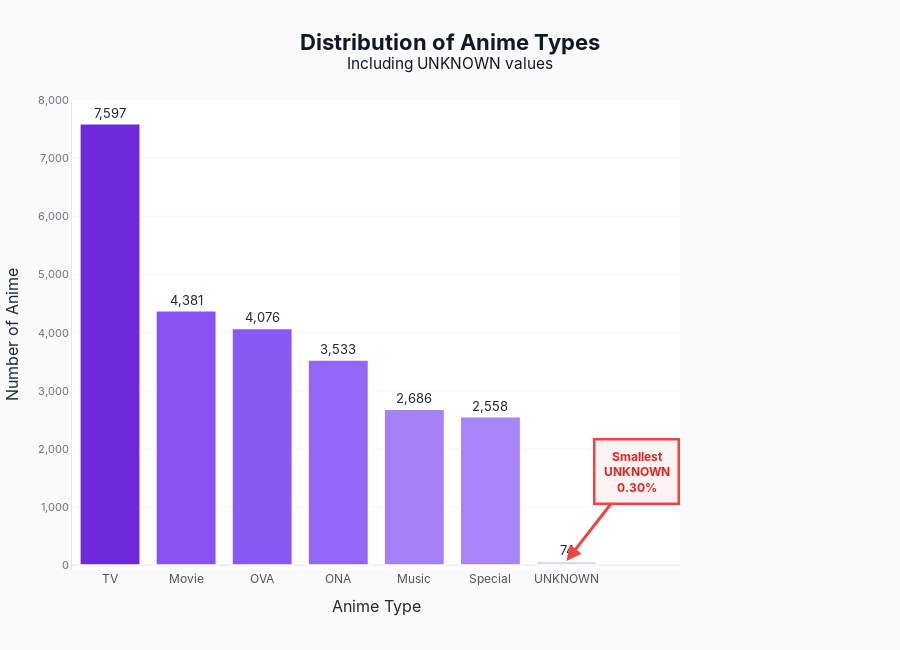

Write notebook code for a chart like this one.
### Markdown cell above
### 3.2.1.Misleading Insight
- What is the proportional distribution of different anime types within our dataset

### Code cell
# Recalculate type_counts to include 'UNKNOWN' if present in the data
type_counts_full = (
    df_anime_dataset_2023['Type']
    .value_counts(dropna=False)
    .reset_index()
)
type_counts_full.columns = ['Type', 'Count']

# If there are missing values (NaN), replace them with 'UNKNOWN' for clarity
type_counts_full['Type'] = type_counts_full['Type'].fillna('UNKNOWN')

# Calculate percentage
type_counts_full['Percentage'] = (type_counts_full['Count'] / type_counts_full['Count'].sum()) * 100

# Find the type with the smallest percentage
min_idx_full = type_counts_full['Percentage'].idxmin()
min_type_full = type_counts_full.loc[min_idx_full, 'Type']
min_percentage_full = type_counts_full.loc[min_idx_full, 'Percentage']

# Create gradient color scheme
colors = ['#8B5CF6' if x != 'UNKNOWN' else '#CBD5E1' for x in type_counts_full['Type']]

fig = px.bar(
    type_counts_full,
    x='Type',
    y='Count',
    title='Distribution of Anime Types (Including UNKNOWN)',
    labels={'Type': 'Anime Type', 'Count': 'Number of Anime'},
    text='Count',
    color='Count',
    color_continuous_scale=['#DDD6FE', '#8B5CF6', '#6D28D9']
)

fig.update_traces(
    marker_line_color='white',
    marker_line_width=2,
    textposition='outside',
    texttemplate='%{text:,}',
    hovertemplate='<b>%{x}</b><br>Count: %{y:,}<br>Percentage: %{customdata:.2f}%<extra></extra>',
    customdata=type_counts_full['Percentage']
)

fig.add_annotation(
    x=min_type_full,
    y=type_counts_full.loc[min_idx_full, 'Count'],
    text=f"<b>Smallest</b><br>{min_type_full}<br>{min_percentage_full:.2f}%",
    showarrow=True,
    arrowhead=2,
    arrowsize=1,
    arrowwidth=3,
    arrowcolor="#EF4444",
    ax=70,
    ay=-90,
    font=dict(size=12, color="#DC2626", family="Inter", weight="bold"),
    align="center",
    bgcolor="rgba(254, 242, 242, 0.95)",
    bordercolor="#EF4444",
    borderwidth=2.5,
    borderpad=8,
    opacity=1
)

fig.update_layout(
    font=dict(family="Inter", size=13, color="#1F2937"),
    title={
        'text': '<b>Distribution of Anime Types</b><br><sup>Including UNKNOWN values</sup>',
        'x': 0.5,
        'xanchor': 'center',
        'font': dict(size=22, color="#111827")
    },
    showlegend=False,
    coloraxis_showscale=False,
    height=650,
    plot_bgcolor='white',
    paper_bgcolor='#FAFAFA',
    margin=dict(t=100, l=60, r=220, b=80),
    xaxis=dict(
        showgrid=False,
        showline=False,
        linecolor='#E5E7EB',
        tickfont=dict(size=12, color="#4B5563")
    ),
    yaxis=dict(
        showgrid=True,
        gridcolor='#F3F4F6',
        showline=True,
        linecolor='#E5E7EB',
        tickfont=dict(size=11, color="#6B7280"),
        tickformat=','
    )
)

fig.show()

### Figure 1 — Plotly figure (JSON) as saved in the notebook; plotly's stock layout.template omitted (floating-point values rounded to 4 significant figures)
{"data": [{"customdata": [30.5, 17.59, 16.37, 14.19, 10.78, 10.27, 0.2971], "hovertemplate": "<b>%{x}</b><br>Count: %{y:,}<br>Percentage: %{customdata:.2f}%<extra></extra>", "legendgroup": "", "marker": {"color": [7597, 4381, 4076, 3533, 2686, 2558, 74], "coloraxis": "coloraxis", "line": {"color": "white", "width": 2}, "pattern": {"shape": ""}}, "name": "", "orientation": "v", "showlegend": false, "text": [7597.0, 4381.0, 4076.0, 3533.0, 2686.0, 2558.0, 74.0], "textposition": "outside", "texttemplate": "%{text:,}", "type": "bar", "x": ["TV", "Movie", "OVA", "ONA", "Music", "Special", "UNKNOWN"], "xaxis": "x", "y": [7597, 4381, 4076, 3533, 2686, 2558, 74], "yaxis": "y"}], "layout": {"annotations": [{"align": "center", "arrowcolor": "#EF4444", "arrowhead": 2, "arrowsize": 1, "arrowwidth": 3, "ax": 70, "ay": -90, "bgcolor": "rgba(254, 242, 242, 0.95)", "bordercolor": "#EF4444", "borderpad": 8, "borderwidth": 2.5, "font": {"color": "#DC2626", "family": "Inter", "size": 12, "weight": "bold"}, "opacity": 1, "showarrow": true, "text": "<b>Smallest</b><br>UNKNOWN<br>0.30%", "x": "UNKNOWN", "y": 74}], "barmode": "relative", "coloraxis": {"colorbar": {"title": {"text": "Number of Anime"}}, "colorscale": [[0, "#DDD6FE"], [0.5, "#8B5CF6"], [1, "#6D28D9"]], "showscale": false}, "font": {"color": "#1F2937", "family": "Inter", "size": 13}, "height": 650, "legend": {"tracegroupgap": 0}, "margin": {"b": 80, "l": 60, "r": 220, "t": 100}, "paper_bgcolor": "#FAFAFA", "plot_bgcolor": "white", "showlegend": false, "title": {"font": {"color": "#111827", "size": 22}, "text": "<b>Distribution of Anime Types</b><br><sup>Including UNKNOWN values</sup>", "x": 0.5, "xanchor": "center"}, "xaxis": {"anchor": "y", "domain": [0, 1], "linecolor": "#E5E7EB", "showgrid": false, "showline": false, "tickfont": {"color": "#4B5563", "size": 12}, "title": {"text": "Anime Type"}}, "yaxis": {"anchor": "x", "domain": [0, 1], "gridcolor": "#F3F4F6", "linecolor": "#E5E7EB", "showgrid": true, "showline": true, "tickfont": {"color": "#6B7280", "size": 11}, "tickformat": ",", "title": {"text": "Number of Anime"}}}}
